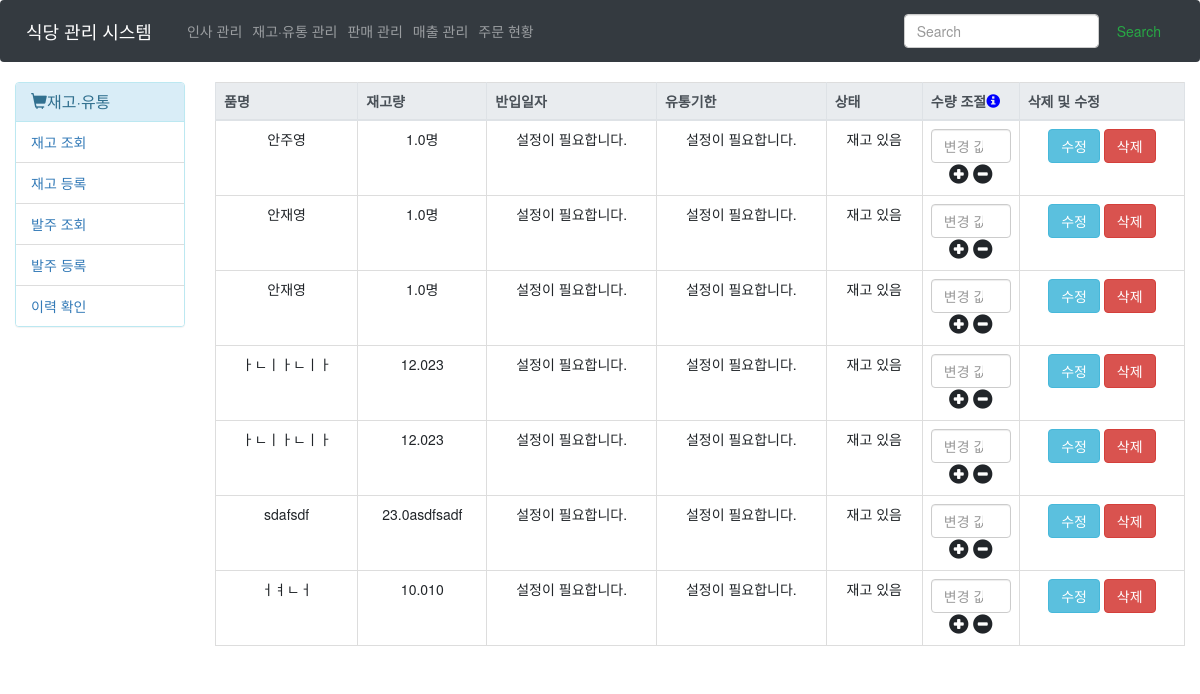
The app's page /Stock/Inquiry/, older data.
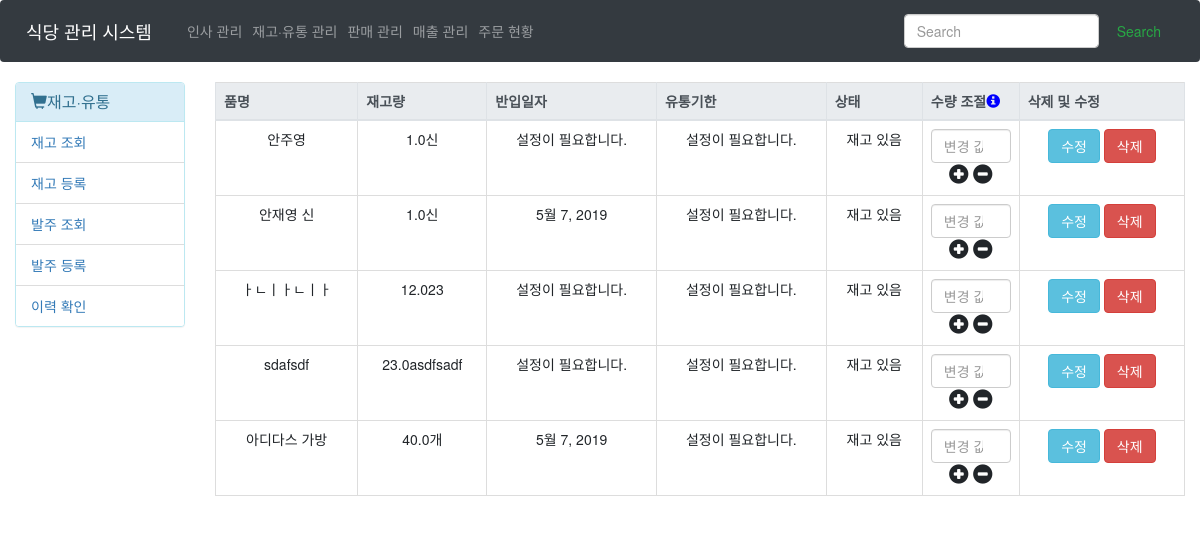
The same page, newer data.
### Main/models.py (models this page shows, shortened)
class Stock(models.Model):
    s_name = models.CharField(max_length=30, verbose_name="재고명")
    s_count = models.FloatField(verbose_name='재고량', default=0)
    s_unit = models.CharField(max_length=10, verbose_name='단위', blank=True, null=True)
    s_incoming_at = models.DateField(verbose_name='반입일자', null=True, blank=True)
    s_status = models.BooleanField(verbose_name='상태', default=True)
    s_caution_num = models.PositiveIntegerField(verbose_name="경고 수량", null=True, blank=True)
    s_expire_at = models.DateTimeField(verbose_name='유통기한', null=True, blank=True)

### Main/views.py (the view)
# urls.py: path('Stock/Inquiry/', views.readItems, name="readItems"),
def readItems(request):
    try:
        Stocks = Stock.objects.all()
    except Exception as e:
        Stocks = None
    return render(request, 'Main/Stock/Stock_read_items.html', {
        'Stocks' : Stocks
    })

### Main/templates/Main/Stock/Stock_read_items.html (shortened to what this page needs)
{% extends 'Main/Stock/main.html' %}
{% block content %}
    <table class="table table-bordered text-center">
    <thead class="thead thead-light">
        <th>품명</th>
        <th>재고량</th>
        <th>반입일자</th>
        <th>유통기한</th>
        <th>상태</th>
        <th style="width : 10%;">수량 조절<i id="tooltip" class="glyphicon glyphicon-info-sign" style="color : blue" title="기존 재고량에 재고를 쉽게 더하거나 뺄 수 있습니다."></i></th>
        <th>삭제 및 수정</th>
    </thead>
    <tbody>
    {% if Stocks %}
        {% for stock in Stocks %}
        <tr>
            <td>{{stock.s_name}}</td>
            <td id="count{{stock.pk}}">{{stock.s_count}}{{stock.s_unit}}</td>
            <td>{{stock.s_incoming_at|default_if_none:"설정이 필요합니다."}}</td>
            <td>{{stock.s_expire_at|default_if_none:"설정이 필요합니다."}}</td>
            {% if stock.s_status == True %}
                <td>재고 있음</td>
            {% else %}
                <td>소진</td>
            {% endif %}
            <td>
                <input id="value{{stock.pk}}" type="number" class="form-control" placeholder="변경 값">
                <i class="glyphicon glyphicon-plus-sign" style="font-size : 20px;" onclick="modifyValue(0, {{stock.s_count}}, {{stock.pk}})"></i>
                <i class="glyphicon glyphicon-minus-sign" style="font-size : 20px;" onclick="modifyValue(1, {{stock.s_count}}, {{stock.pk}})"></i>
            </td>
            <td>
                <form name="update" method="GET" action="{% url 'main:updateItem' stock.pk %}" style="display : inline;">
                    <input type="submit" class="btn btn-info" value="수정">
                </form>
                <form name="delete" method="POST" style="display : inline;">
                    <input type="button" class="btn btn-danger" value="삭제" onclick="isDelete({{stock.pk}});">
                </form>
            </td>
        </tr>
        {% endfor %}
    {% else %}
        <td colspan="8">등록된 재고가 없습니다.</td>
    {% endif %}
    </tbody>
    </table>
{% endblock %}

Row changes from the older to the newer data that the page shows:
removed Stock: s_name "안재영", s_count "1.0", s_unit "명", s_incoming_at "설정이 필요합니다.", s_expire_at "설정이 필요합니다.", s_status "재고 있음"
removed Stock: s_name "ㅏㄴㅣㅏㄴㅣㅏ", s_count "12.0", s_unit "23", s_incoming_at "설정이 필요합니다.", s_expire_at "설정이 필요합니다.", s_status "재고 있음"
changed Stock "안주영": s_unit "명" → "신"
changed Stock: s_name "안재영" → "안재영 신"; s_unit "명" → "신"; s_incoming_at "설정이 필요합니다." → "5월 7, 2019"
changed Stock: s_name "ㅓㅕㄴㅓ" → "아디다스 가방"; s_count "10.0" → "40.0"; s_unit "10" → "개"; s_incoming_at "설정이 필요합니다." → "5월 7, 2019"
